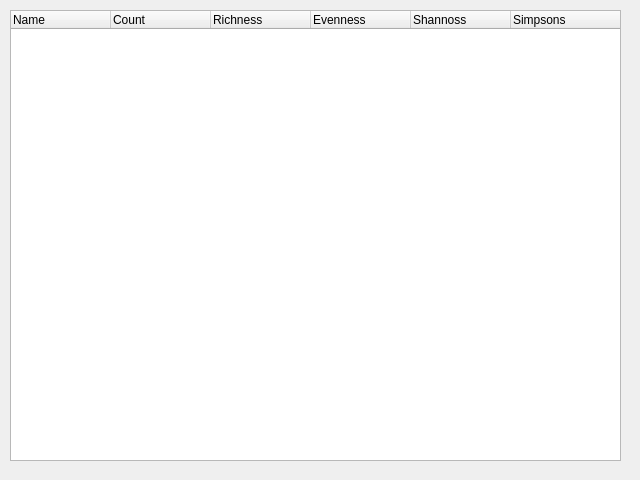
<?xml version="1.0" encoding="UTF-8"?>
<ui version="4.0">
 <class>dlgResults</class>
 <widget class="QDialog" name="dlgResults">
  <property name="geometry">
   <rect>
    <x>0</x>
    <y>0</y>
    <width>640</width>
    <height>480</height>
   </rect>
  </property>
  <property name="windowTitle">
   <string>Diversity Results</string>
  </property>
  <widget class="QWidget" name="verticalLayoutWidget">
   <property name="geometry">
    <rect>
     <x>10</x>
     <y>10</y>
     <width>611</width>
     <height>451</height>
    </rect>
   </property>
   <layout class="QVBoxLayout" name="lytMain">
    <item>
     <widget class="QTreeWidget" name="trwResults">
      <property name="alternatingRowColors">
       <bool>true</bool>
      </property>
      <column>
       <property name="text">
        <string>Name</string>
       </property>
      </column>
      <column>
       <property name="text">
        <string>Count</string>
       </property>
      </column>
      <column>
       <property name="text">
        <string>Richness</string>
       </property>
      </column>
      <column>
       <property name="text">
        <string>Evenness</string>
       </property>
      </column>
      <column>
       <property name="text">
        <string>Shannoss</string>
       </property>
      </column>
      <column>
       <property name="text">
        <string>Simpsons</string>
       </property>
      </column>
     </widget>
    </item>
   </layout>
  </widget>
 </widget>
 <resources/>
 <connections/>
</ui>
